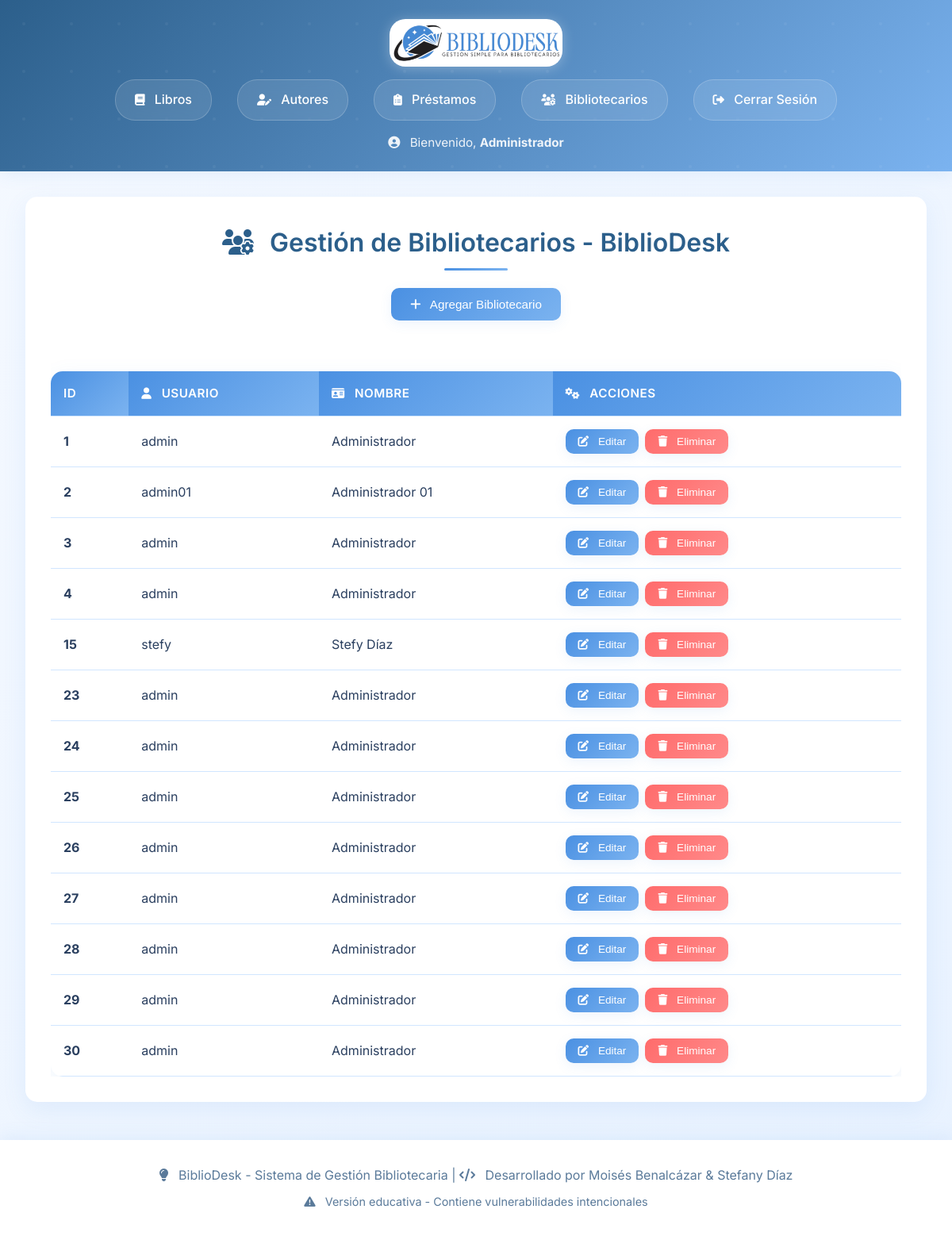
/bibliotecarios (signed in), run on an earlier commit of the app's database.
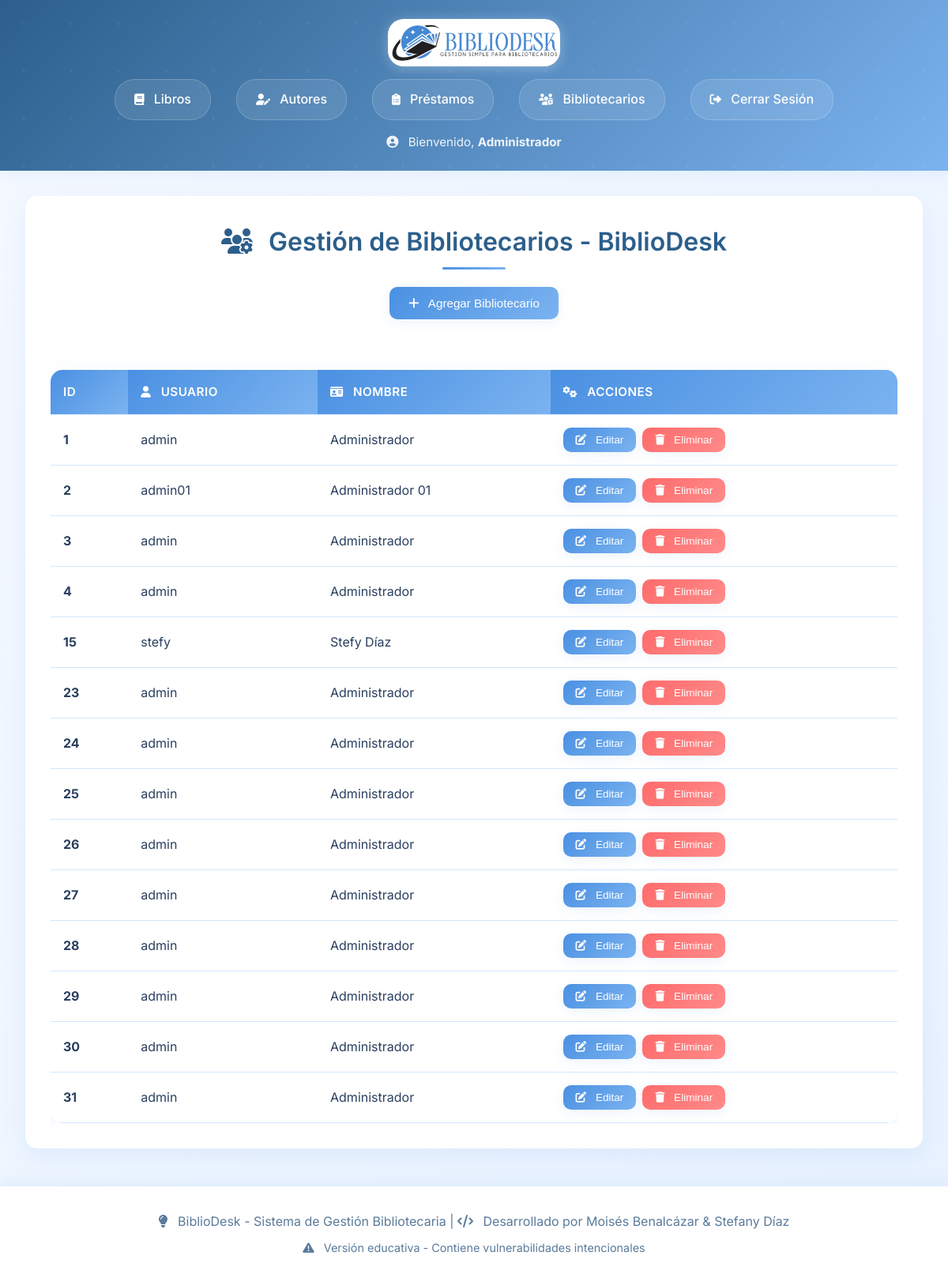
And on a later commit of the database.
### tables this page shows
CREATE TABLE bibliotecarios (
        id INTEGER PRIMARY KEY AUTOINCREMENT,
        username TEXT NOT NULL,
        password TEXT NOT NULL,  -- Vulnerabilidad: Contraseña en texto plano
        name TEXT NOT NULL
    );

### app.py (the view, shortened to what this page needs)
@app.route('/bibliotecarios', methods=['GET', 'POST'])
def bibliotecarios():
    if not session.get('logged_in'):
        return redirect(url_for('login'))
    bibliotecarios = database.get_bibliotecarios()
    return render_template('bibliotecarios.html', bibliotecarios=bibliotecarios)

### database.py (called while the page is built)
def get_bibliotecarios():
    conn = sqlite3.connect('library.db')
    c = conn.cursor()
    c.execute('SELECT * FROM bibliotecarios')
    bibliotecarios = c.fetchall()
    conn.close()
    return bibliotecarios

### templates/bibliotecarios.html (shortened to what this page needs)
{% extends "base.html" %}
{% block content %}
<div class="container">
    <div class="card">
        <h2><i class="fas fa-users-cog"></i> Gestión de Bibliotecarios - BiblioDesk</h2>
        <div style="text-align: center; margin-bottom: 2rem;">
            <button class="btn-primary" onclick="openModal('addBibliotecarioModal')">
                <i class="fas fa-plus"></i> Agregar Bibliotecario
            </button>
        </div>
        <div style="overflow-x: auto;">
            <table>
                <thead>
                    <tr>
                        <th>ID</th>
                        <th><i class="fas fa-user"></i> Usuario</th>
                        <th><i class="fas fa-id-card"></i> Nombre</th>
                        <th><i class="fas fa-cogs"></i> Acciones</th>
                    </tr>
                </thead>
                <tbody>
                    {% for bibliotecario in bibliotecarios %}
                    <tr>
                        <td><strong>{{ bibliotecario[0] }}</strong></td>
                        <td>{{ bibliotecario[1] }}</td>
                        <td>{{ bibliotecario[3] }}</td>
                        <td>
                            <div class="action-buttons">
                                <button class="btn-primary" onclick="openEditModal('{{ bibliotecario[0] }}', '{{ bibliotecario[1] }}', '{{ bibliotecario[3] }}')">
                                    <i class="fas fa-edit"></i> Editar
                                </button>
                                <form method="POST" style="display:inline;">
                                    <button type="submit" name="delete" class="btn-danger" onclick="return confirm('¿Estás seguro de que deseas eliminar este bibliotecario?')">
                                        <i class="fas fa-trash"></i> Eliminar
                                    </button>
                                </form>
                            </div>
                        </td>
                    </tr>
                    {% endfor %}
                </tbody>
            </table>
        </div>
    </div>
</div>
{% endblock %}

What changed in the data, as far as the page shows it:
added bibliotecarios: id "31", username "admin", name "Administrador"
